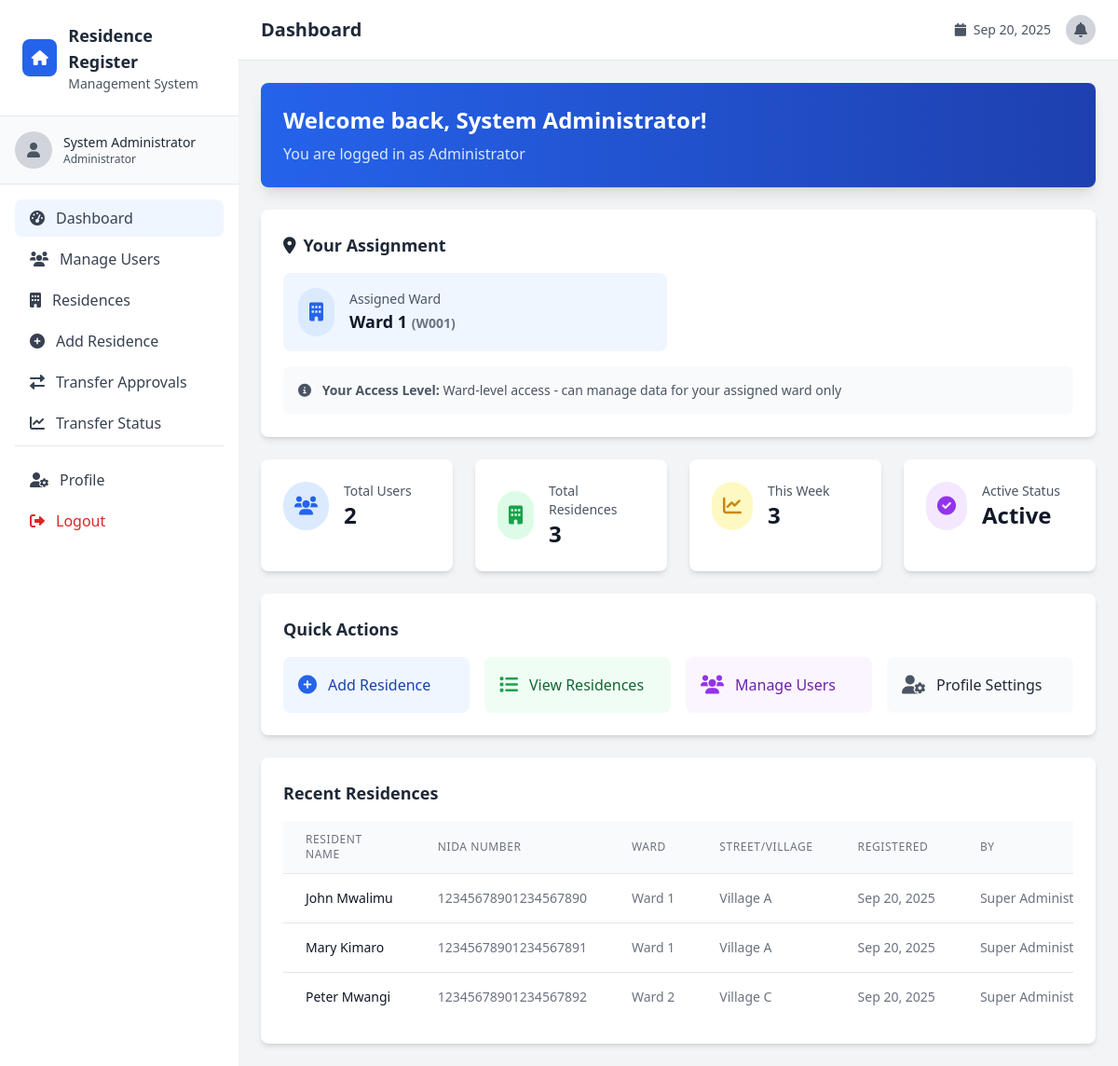
The app's page /dashboard.php (signed in) with its own data.
### tables this page shows
CREATE TABLE residences (
    id INT AUTO_INCREMENT PRIMARY KEY,
    house_no VARCHAR(50) NOT NULL,
    resident_name VARCHAR(255) NOT NULL,
    gender ENUM('male', 'female', 'other') NOT NULL,
    date_of_birth DATE NOT NULL,
    nida_number VARCHAR(20) NOT NULL,
    phone VARCHAR(15),
    email VARCHAR(100),
    occupation VARCHAR(100),
    ownership ENUM('owner', 'tenant') NOT NULL,
    family_members INT DEFAULT 1,
    education_level ENUM('none', 'primary', 'secondary', 'diploma', 'degree', 'masters', 'phd') DEFAULT 'none',
    employment_status ENUM('employed', 'unemployed', 'student', 'retired', 'self_employed') DEFAULT 'unemployed',
    ward_id INT NOT NULL,
    village_id INT NOT NULL,
    registered_by INT NOT NULL,
    registered_at TIMESTAMP DEFAULT CURRENT_TIMESTAMP,
    status ENUM('active', 'inactive', 'moved', 'pending_approval') DEFAULT 'active',
    FOREIGN KEY (registered_by) REFERENCES users(id),
    FOREIGN KEY (ward_id) REFERENCES wards(id),
    FOREIGN KEY (village_id) REFERENCES villages(id)
);

CREATE TABLE wards (
    id INT AUTO_INCREMENT PRIMARY KEY,
    ward_name VARCHAR(255) NOT NULL,
    ward_code VARCHAR(20) UNIQUE NOT NULL,
    description TEXT,
    is_active BOOLEAN DEFAULT TRUE,
    created_by INT NULL,
    created_at TIMESTAMP DEFAULT CURRENT_TIMESTAMP,
    updated_at TIMESTAMP DEFAULT CURRENT_TIMESTAMP ON UPDATE CURRENT_TIMESTAMP
);

CREATE TABLE villages (
    id INT AUTO_INCREMENT PRIMARY KEY,
    village_name VARCHAR(255) NOT NULL,
    village_code VARCHAR(20) UNIQUE NOT NULL,
    ward_id INT NOT NULL,
    description TEXT,
    is_active BOOLEAN DEFAULT TRUE,
    created_by INT NULL,
    created_at TIMESTAMP DEFAULT CURRENT_TIMESTAMP,
    updated_at TIMESTAMP DEFAULT CURRENT_TIMESTAMP ON UPDATE CURRENT_TIMESTAMP,
    FOREIGN KEY (ward_id) REFERENCES wards(id)
);

CREATE TABLE users (
    id INT AUTO_INCREMENT PRIMARY KEY,
    full_name VARCHAR(255) NOT NULL,
    username VARCHAR(100) UNIQUE NOT NULL,
    password VARCHAR(255) NOT NULL,
    role ENUM('super_admin', 'admin', 'weo', 'veo') NOT NULL,
    nida_number VARCHAR(20) UNIQUE NOT NULL,
    assigned_ward_id INT NULL,
    assigned_village_id INT NULL,
    created_at TIMESTAMP DEFAULT CURRENT_TIMESTAMP,
    updated_at TIMESTAMP DEFAULT CURRENT_TIMESTAMP ON UPDATE CURRENT_TIMESTAMP,
    is_active BOOLEAN DEFAULT TRUE,
    FOREIGN KEY (assigned_ward_id) REFERENCES wards(id),
    FOREIGN KEY (assigned_village_id) REFERENCES villages(id)
);

### includes/functions.php (called while the page is built, shortened)
<?php
function isLoggedIn() {
    return isset($_SESSION['user_id']);
}
function hasRole($role) {
    return isset($_SESSION['user_role']) && $_SESSION['user_role'] === $role;
}
function isSuperAdmin() {
    return hasRole('super_admin');
}
function formatDate($date) {
    return date('M d, Y', strtotime($date));
}
function getRoleDisplayName($role) {
    $roles = [
        'super_admin' => 'Super Administrator',
        'admin' => 'Administrator',
        'weo' => 'Ward Executive Officer',
        'veo' => 'Village Executive Officer'
    ];
    return $roles[$role] ?? $role;
}
function hasPermission($permission_key) {
    global $pdo;
    $user_role = $_SESSION['user_role'];
    try {
        $stmt = $pdo->prepare("SELECT is_granted FROM permissions WHERE role = ? AND permission_key = ?");
        $stmt->execute([$user_role, $permission_key]);
        $result = $stmt->fetch();
        return $result ? (bool)$result['is_granted'] : false;
    } catch (PDOException $e) {
        return false;
    }
}
function canManageUsers() {
    return hasPermission('manage_users');
}
function canViewAllData() {
    return hasPermission('view_all_data');
}
function getUserLocationInfo() {
    global $pdo;
    try {
        $stmt = $pdo->prepare("SELECT u.assigned_ward_id, u.assigned_village_id,
                                     w.ward_name, w.ward_code,
                                     v.village_name, v.village_code
                              FROM users u
                              LEFT JOIN wards w ON u.assigned_ward_id = w.id
                              LEFT JOIN villages v ON u.assigned_village_id = v.id
                              WHERE u.id = ?");
        $stmt->execute([$_SESSION['user_id']]);
        $result = $stmt->fetch();
        if ($result) {
            $result['ward_id'] = $result['assigned_ward_id'];
            $result['village_id'] = $result['assigned_village_id'];
        }
        return $result;
    } catch (PDOException $e) {
        return null;
    }
}
function getAccessibleResidences() {
    if (canViewAllData()) {
        global $pdo;
        try {
            $stmt = $pdo->query("SELECT r.*, u.full_name as registered_by_name, w.ward_name, w.ward_code, v.village_name, v.village_code
                                FROM residences r
                                LEFT JOIN users u ON r.registered_by = u.id
                                LEFT JOIN wards w ON r.ward_id = w.id
                                LEFT JOIN villages v ON r.village_id = v.id
                                ORDER BY r.registered_at DESC");
            return $stmt->fetchAll();
        } catch (PDOException $e) {
            return [];
        }
    }
}
?>

### dashboard.php (the view, shortened to what this page needs)
<?php
require_once 'config/database.php';
require_once 'includes/functions.php';
$stats = [];
try {
    if (canViewAllData()) {
        $stmt = $pdo->query("SELECT COUNT(*) as total FROM users WHERE is_active = 1");
        $stats['total_users'] = $stmt->fetch()['total'];
        $stmt = $pdo->query("SELECT COUNT(*) as total FROM residences WHERE status = 'active'");
        $stats['total_residences'] = $stmt->fetch()['total'];
        $stmt = $pdo->query("SELECT COUNT(*) as total FROM residences WHERE registered_at >= DATE_SUB(NOW(), INTERVAL 7 DAY)");
        $stats['recent_registrations'] = $stmt->fetch()['total'];
        $stmt = $pdo->query("SELECT role, COUNT(*) as count FROM users WHERE is_active = 1 GROUP BY role");
        $stats['users_by_role'] = $stmt->fetchAll();
    }
    $all_residences = getAccessibleResidences();
    $recent_residences = array_slice($all_residences, 0, 5);
} catch (PDOException $e) {
    $error = "Database error occurred";
}
include 'includes/header.php';
?>
<div class="space-y-6">
    <div class="bg-gradient-to-r from-blue-600 to-blue-800 text-white p-6 rounded-lg shadow-lg">
        <h1 class="text-2xl font-bold mb-2">Welcome back, <?php echo $_SESSION['user_name']; ?>!</h1>
        <p class="text-blue-100">You are logged in as <?php echo getRoleDisplayName($_SESSION['user_role']); ?></p>
    </div>
    <?php
    $user_location = getUserLocationInfo();
    if ($user_location):
    ?>
    <div class="bg-white p-6 rounded-lg shadow-md">
        <h3 class="text-lg font-semibold text-gray-800 mb-4">
            <i class="fas fa-map-marker-alt mr-2"></i>Your Assignment
        </h3>
        <div class="grid grid-cols-1 md:grid-cols-2 gap-6">
            <div class="flex items-center p-4 bg-blue-50 rounded-lg">
                <div class="p-3 rounded-full bg-blue-100 text-blue-600 mr-4">
                    <i class="fas fa-building text-xl"></i>
                </div>
                <div>
                    <p class="text-sm font-medium text-gray-600">Assigned Ward</p>
                    <p class="text-lg font-semibold text-gray-900">
                        <?php echo htmlspecialchars($user_location['ward_name']); ?>
                        <?php if (!empty($user_location['ward_code'])): ?>
                        <span class="text-sm text-gray-500">(<?php echo htmlspecialchars($user_location['ward_code']); ?>)</span>
                        <?php endif; ?>
                    </p>
                </div>
            </div>
        </div>
        <div class="mt-4 p-4 bg-gray-50 rounded-lg">
            <p class="text-sm text-gray-600">
                <i class="fas fa-info-circle mr-2"></i>
                <strong>Your Access Level:</strong>
                <?php
                switch($_SESSION['user_role']) {
                    case 'admin':
                        echo 'Ward-level access - can manage data for your assigned ward only';
                        break;
                }
                ?>
            </p>
        </div>
    </div>
    <?php endif; ?>
    <div class="grid grid-cols-1 md:grid-cols-2 lg:grid-cols-4 gap-6">
        <?php if (canViewAllData()): ?>
        <div class="bg-white p-6 rounded-lg shadow-md">
            <div class="flex items-center">
                <div class="p-3 rounded-full bg-blue-100 text-blue-600">
                    <i class="fas fa-users text-xl"></i>
                </div>
                <div class="ml-4">
                    <p class="text-sm font-medium text-gray-600">Total Users</p>
                    <p class="text-2xl font-bold text-gray-900"><?php echo $stats['total_users'] ?? 0; ?></p>
                </div>
            </div>
        </div>
        <?php endif; ?>
        <div class="bg-white p-6 rounded-lg shadow-md">
            <div class="flex items-center">
                <div class="p-3 rounded-full bg-green-100 text-green-600">
                    <i class="fas fa-building text-xl"></i>
                </div>
                <div class="ml-4">
                    <p class="text-sm font-medium text-gray-600">Total Residences</p>
                    <p class="text-2xl font-bold text-gray-900"><?php echo $stats['total_residences'] ?? 0; ?></p>
                </div>
            </div>
        </div>
        <div class="bg-white p-6 rounded-lg shadow-md">
            <div class="flex items-center">
                <div class="p-3 rounded-full bg-yellow-100 text-yellow-600">
                    <i class="fas fa-chart-line text-xl"></i>
                </div>
                <div class="ml-4">
                    <p class="text-sm font-medium text-gray-600">This Week</p>
                    <p class="text-2xl font-bold text-gray-900"><?php echo $stats['recent_registrations'] ?? 0; ?></p>
                </div>
            </div>
        </div>
        <div class="bg-white p-6 rounded-lg shadow-md">
            <div class="flex items-center">
                <div class="p-3 rounded-full bg-purple-100 text-purple-600">
                    <i class="fas fa-check-circle text-xl"></i>
                </div>
                <div class="ml-4">
                    <p class="text-sm font-medium text-gray-600">Active Status</p>
                    <p class="text-2xl font-bold text-gray-900">Active</p>
                </div>
            </div>
        </div>
    </div>
    <div class="bg-white p-6 rounded-lg shadow-md">
        <h3 class="text-lg font-semibold text-gray-800 mb-4">Quick Actions</h3>
        <div class="grid grid-cols-1 md:grid-cols-2 lg:grid-cols-4 gap-4">
            <a href="add_residence.php" class="flex items-center p-4 bg-blue-50 rounded-lg hover:bg-blue-100 transition duration-200">
                <i class="fas fa-plus-circle text-blue-600 text-xl mr-3"></i>
                <span class="text-blue-800 font-medium">Add Residence</span>
            </a>
            <a href="residences.php" class="flex items-center p-4 bg-green-50 rounded-lg hover:bg-green-100 transition duration-200">
                <i class="fas fa-list text-green-600 text-xl mr-3"></i>
                <span class="text-green-800 font-medium">View Residences</span>
            </a>
            <?php if (canManageUsers()): ?>
            <a href="users.php" class="flex items-center p-4 bg-purple-50 rounded-lg hover:bg-purple-100 transition duration-200">
                <i class="fas fa-users text-purple-600 text-xl mr-3"></i>
                <span class="text-purple-800 font-medium">Manage Users</span>
            </a>
            <?php endif; ?>
            <a href="profile.php" class="flex items-center p-4 bg-gray-50 rounded-lg hover:bg-gray-100 transition duration-200">
                <i class="fas fa-user-cog text-gray-600 text-xl mr-3"></i>
                <span class="text-gray-800 font-medium">Profile Settings</span>
            </a>
        </div>
    </div>
    <div class="bg-white p-6 rounded-lg shadow-md">
        <h3 class="text-lg font-semibold text-gray-800 mb-4">Recent Residences</h3>
        <?php if (empty($recent_residences)): ?>
            <p class="text-gray-500 text-center py-8">No residences registered yet.</p>
        <?php else: ?>
            <div class="overflow-x-auto">
                <table class="min-w-full divide-y divide-gray-200">
                    <thead class="bg-gray-50">
                        <tr>
                            <th class="px-6 py-3 text-left text-xs font-medium text-gray-500 uppercase tracking-wider">Resident Name</th>
                            <th class="px-6 py-3 text-left text-xs font-medium text-gray-500 uppercase tracking-wider">NIDA Number</th>
                            <th class="px-6 py-3 text-left text-xs font-medium text-gray-500 uppercase tracking-wider">Ward</th>
                            <th class="px-6 py-3 text-left text-xs font-medium text-gray-500 uppercase tracking-wider">Street/Village</th>
                            <th class="px-6 py-3 text-left text-xs font-medium text-gray-500 uppercase tracking-wider">Registered</th>
                            <?php if (canViewAllData()): ?>
                            <th class="px-6 py-3 text-left text-xs font-medium text-gray-500 uppercase tracking-wider">By</th>
                            <?php endif; ?>
                        </tr>
                    </thead>
                    <tbody class="bg-white divide-y divide-gray-200">
                        <?php foreach ($recent_residences as $residence): ?>
                        <tr class="hover:bg-gray-50">
                            <td class="px-6 py-4 whitespace-nowrap text-sm font-medium text-gray-900">
                                <?php echo htmlspecialchars($residence['resident_name']); ?>
                            </td>
                            <td class="px-6 py-4 whitespace-nowrap text-sm text-gray-500">
                                <?php echo htmlspecialchars($residence['nida_number']); ?>
                            </td>
                            <td class="px-6 py-4 whitespace-nowrap text-sm text-gray-500">
                                <?php echo htmlspecialchars($residence['ward_name'] ?? 'N/A'); ?>
                            </td>
                            <td class="px-6 py-4 whitespace-nowrap text-sm text-gray-500">
                                <?php echo htmlspecialchars($residence['village_name'] ?? 'N/A'); ?>
                            </td>
                            <td class="px-6 py-4 whitespace-nowrap text-sm text-gray-500">
                                <?php echo formatDate($residence['registered_at']); ?>
                            </td>
                            <?php if (canViewAllData()): ?>
                            <td class="px-6 py-4 whitespace-nowrap text-sm text-gray-500">
                                <?php echo htmlspecialchars($residence['registered_by_name'] ?? 'Unknown'); ?>
                            </td>
                            <?php endif; ?>
                        </tr>
                        <?php endforeach; ?>
                    </tbody>
                </table>
            </div>
        <?php endif; ?>
    </div>
</div>
<?php include 'includes/footer.php'; ?>

### records on screen
residences: ward "2", resident_name "Peter Mwangi", nida_number "12345678901234567892", ward.ward_name "Ward 2", village.village_name "Village C", registered_at "Sep 20, 2025", registered_by.full_name "Super…"
residences: resident_name "John Mwalimu", nida_number "12345678901234567890", ward.ward_name "Ward 1", village.village_name "Village A", registered_at "Sep 20, 2025", registered_by.full_name "Super…"
residences: resident_name "Mary Kimaro", nida_number "12345678901234567891", ward.ward_name "Ward 1", village.village_name "Village A", registered_at "Sep 20, 2025", registered_by.full_name "Super…"

### other values on screen
$_SESSION['user_name'] "System Administrator"
getRoleDisplayName($_SESSION['user_role']) "Administrator"
$page_title "Dashboard"
$user_location['ward_name'] "Ward 1"
$user_location['ward_code'] "W001"
$stats['total_residences'] "3"
$stats['recent_registrations'] "3"
